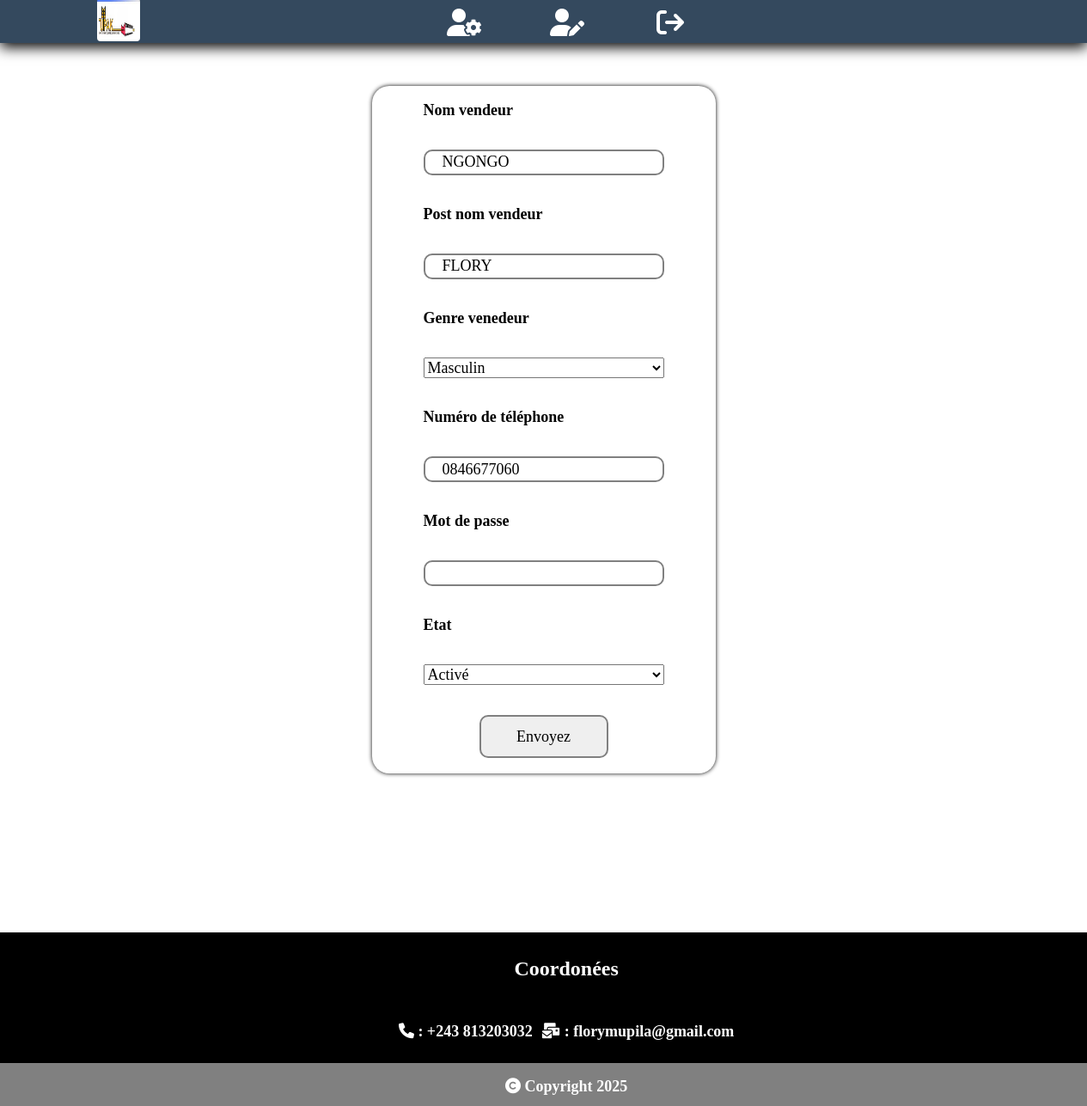
/administrateur/mise_a_jour_vendeur.php?xxx=1 (signed in), run on the app's committed database.
### tables this page shows
CREATE TABLE `agent` (
  `PK_Agent` int(10) UNSIGNED NOT NULL,
  `Nom_Agent` varchar(20) NOT NULL,
  `PostNom_Agent` varchar(20) NOT NULL,
  `Tel_Agent` varchar(10) NOT NULL,
  `Genre_Agent` int(10) UNSIGNED NOT NULL,
  `MotDePasse` varchar(255) DEFAULT NULL,
  `PasseAssoc` varchar(255) DEFAULT NULL,
  `Etat` varchar(1) NOT NULL DEFAULT 'A'
);

### administrateur/mise_a_jour_vendeur.php (the view, shortened to what this page needs)
<?php
	require('../Connexion.php');
	$NumAgent = (isset($_GET['xxx'])) ? (!empty($_GET['xxx'])) ? (preg_match("/^[0-9]*$/", $_GET['xxx'])) ? $_GET['xxx'] : 0 : 0 : $IdAgent ;
	if (preg_match("/^[0-9]*$/", $NumAgent)) {
		$Chaine ="SELECT * FROM `agent` AS A INNER JOIN `genre` AS G ON G.PK_Genre = A.Genre_Agent WHERE a.PK_Agent = '$NumAgent'";
		$Requete = $connexion->prepare($Chaine);
		$Requete->execute();
		$Resultat = $Requete->fetch(PDO::FETCH_ASSOC);
		if (is_array($Resultat)) {
			$NomAgent = $Resultat["Nom_Agent"];
			$PostNomAgent = $Resultat["PostNom_Agent"];
			$GenreAgent = $Resultat["Genre_Agent"];
			$NumTelAgent = $Resultat["Tel_Agent"];
			$EtatAgent = $Resultat["Etat"];
		}else{
			header("location:gestion_utilisateur.php");
		}
	}
?>
<!DOCTYPE html>
<html lang="fr">
	<head>
		<link rel="stylesheet" type="text/css" href="../css/all.css">
		<link rel="stylesheet" type="text/css" href="../menu.css">
		<link rel="stylesheet" type="text/css" href="../foot.css">
	</head>
	<body>
		<?php
			require "../menu.php";
			$NomAg = $ErrNomAg = $PostNomAg = $ErrPostNomAg = $FonctionAg = $ErrFonctionAg = $GenreAg = $ErrGenreAg = $NumTelAg = $ErrNumTelAg = $Mot2PasseAg = $ErrMot2PasseAg = $EtatAg = $ErrEtatAg = '';
			?>
		<div style="display: flex;justify-content: center;margin-top: 50px;">
			<form method="POST" id="FormConnexion" action="<?php echo htmlspecialchars($_SERVER["PHP_SELF"]);?>">
				<label for="NomAgent">Nom vendeur</label>
				<input  type="text" name="NomAg" id="NomAgent" value="<?php if(empty($NomAg)){echo $NomAgent;}else{echo $NomAg;} ?>" <?php if (empty($NomAg) AND empty($PostNomAg) AND empty($NumTelAg) AND empty($GenreAg) AND empty($Mot2PasseAg) AND empty($EtatAg)) {echo "autofocus";} ?>>
				<label for="PostNomAgent">Post nom vendeur</label>
				<input  type="text" name="PostNomAg" id="PostNomAgent" value="<?php if(empty($PostNomAg)){echo $PostNomAgent;}else{echo $PostNomAg;} ?>" <?php if (!empty($NomAg) AND empty($PostNomAg)) {echo "autofocus";} ?>>
				<label for="GenreAg">Genre venedeur</label>
				<select id="GenreAg" name="GenreAg">
					<option value="1" <?php if(empty($GenreAg)){ if ($GenreAgent == "1"){echo "Selected";}}else{if($GenreAg == "1"){echo "Selected";}} ?>>Masculin</option>
				</select>
				<label for="NumTelAg">Numéro de téléphone</label>
				<input type="text" name="NumTelAg" id="NumTelAg" value="<?php if(empty($NumTelAg)){echo $NumTelAgent;}else{echo $NumTelAg;} ?>" <?php if (!empty($NomAg)AND !empty($PostNomAg) AND empty($NumTelAg)) {echo "autofocus";} ?>>
				<label for="Mot2PasseAg">Mot de passe</label>
				<input type="password" name="Mot2PasseAg" id="Mot2PasseAg" value="<?php if(!empty($Mot2PasseAg)){echo $Mot2PasseAg;}?>" <?php if (!empty($NomAg)AND !empty($PostNomAg) AND !empty($NumTelAg) AND empty($Mot2PasseAg)) {echo "autofocus";} ?>>
				<label for="EtatAg">Etat</label>
				<select style="" name="EtatAg" id="EtatAg">>
					<option value="A" <?php if(empty($EtatAg)){if ($EtatAgent == "A") {echo "selected";}}else{if ($EtatAg == "A") {echo "selected";}} ?>>Activé</option>
				</select>
				<div id="BoxBtnConnexion">
					<input type="submit" name="BtnValidation" value="Envoyez" id="BtnDeValidation">
				</div>
			</form>
		</div>
		<?php require "../foot.php"; ?>
	</body>
</html>

### administrateur/mise_a_jour_vendeur.php (style rules this page uses)
* { margin: 0px; padding:0px; box-sizing: border-box; font-size: large; font-family: "bell mt"; color: black; }
body { background-size: cover; height: 100%; padding: 50px 0px 0px 0px; display: flex; flex-direction: column; justify-content: center; overflow-x: hidden; }
body #FormConnexion { display: grid; margin: 100px 0px 0px 0px background: white; box-shadow: 0px 0px 5px rgb(0,0,0); border-radius: 20px; justify-content: center; align-items: center; color: #34495E; height: 800px; }
@media screen and (min-width: 401px) { body #FormConnexion { width: 400px; } }
body #FormConnexion label { font-weight: bold; }
body #FormConnexion input { border: 2px solid gray; border-radius: 10px; outline: none; }
body #FormConnexion #BoxBtnConnexion { display: flex; justify-content: center; }
body #FormConnexion input[type=text], body #FormConnexion input[type=password] { height: 30px; padding-left: 20px; }
@media screen and (min-width: 401px) { body #FormConnexion input[type=text], body #FormConnexion input[type=password] { min-width: 280px; } }
body #FormConnexion input[type=submit] { height: 50px; width: 150px; }

### data on the page
agent: NomAg "NGONGO", PostNomAg "FLORY", NumTelAg "0846677060", EtatAg "Activé"
